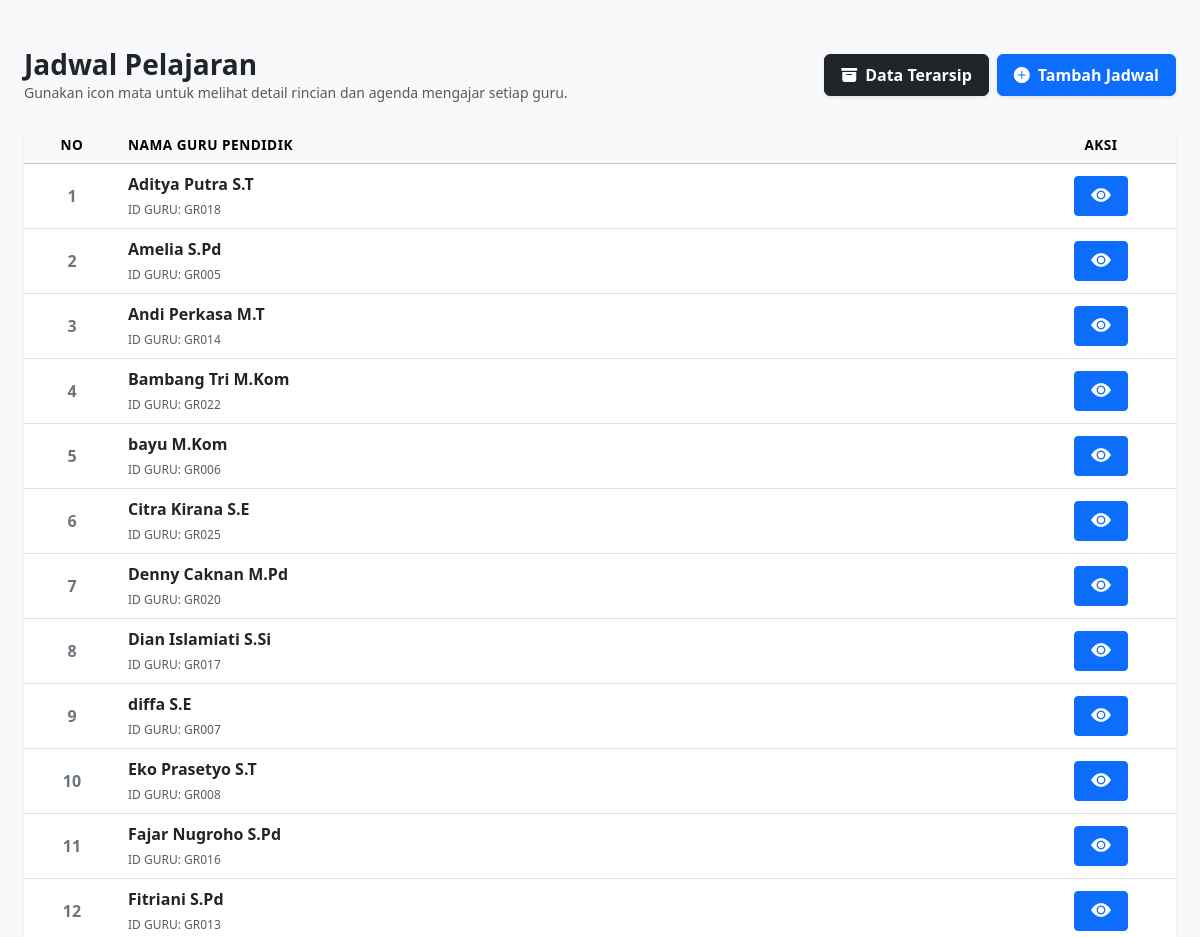
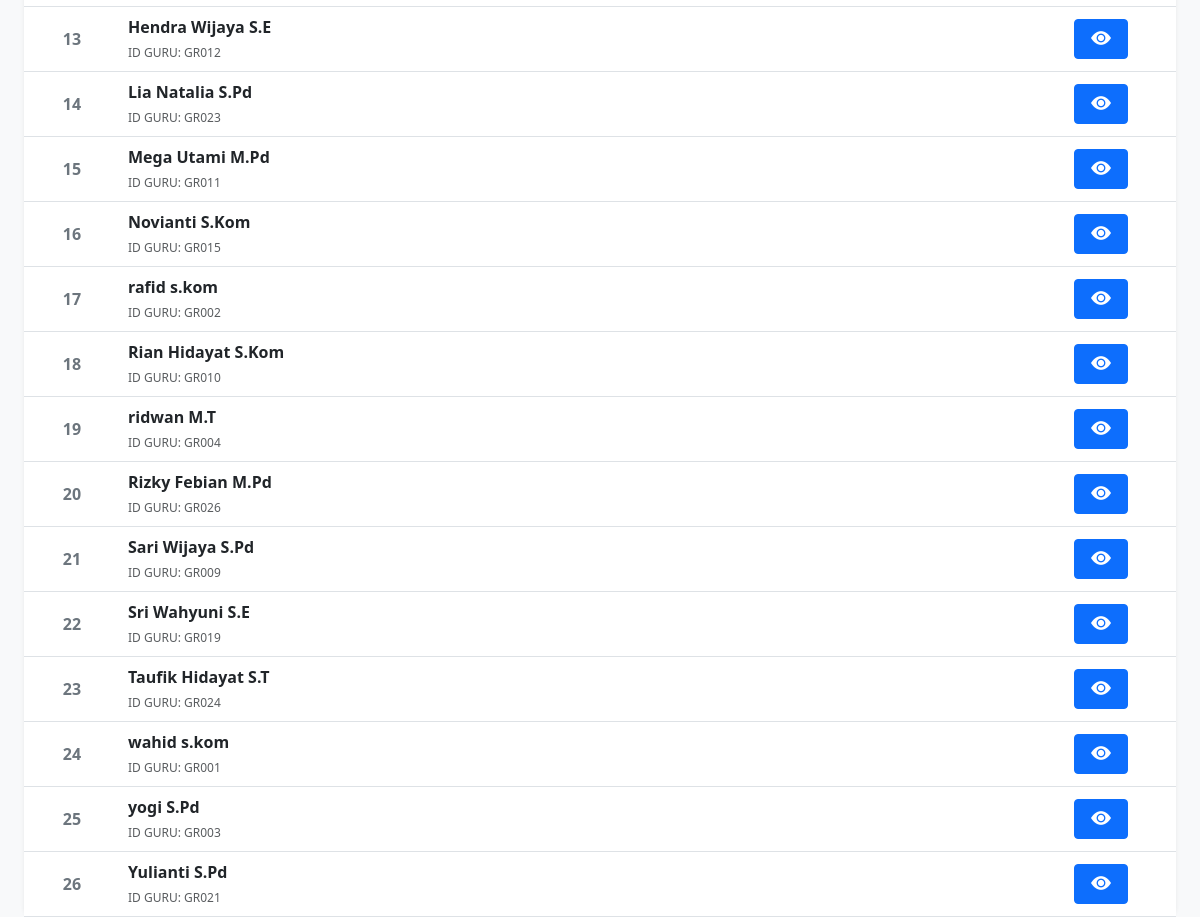
/dashboard_admin/jadwal.php (signed in), run on the app's committed database (2 pictures, top to bottom).
### tables this page shows
CREATE TABLE `guru` (
  `id_guru` varchar(10) NOT NULL,
  `nip` varchar(20) DEFAULT NULL,
  `nama_guru` varchar(100) NOT NULL,
  `jk` varchar(20) DEFAULT NULL,
  `alamat` text DEFAULT NULL,
  `notelp` varchar(15) DEFAULT NULL,
  `status` varchar(20) DEFAULT NULL,
  `jurusan` varchar(100) DEFAULT NULL,
  `created_at` timestamp NOT NULL DEFAULT current_timestamp(),
  `updated_at` timestamp NOT NULL DEFAULT current_timestamp() ON UPDATE current_timestamp(),
  `deleted` tinyint(1) DEFAULT 0
);

### dashboard_admin/jadwal.php (the view, shortened to what this page needs)
<!DOCTYPE html>
<html lang="id">
<head>
    <link href="https://cdn.jsdelivr.net/npm/bootstrap@5.3.3/dist/css/bootstrap.min.css" rel="stylesheet">
    <link rel="stylesheet" href="https://cdn.jsdelivr.net/npm/bootstrap-icons@1.11.3/font/bootstrap-icons.min.css">
</head>
<body>
<div class="container-fluid px-4 mt-5">
    <div class="d-flex justify-content-between align-items-center mb-4">
        <div>
            <h3 class="fw-bold text-dark m-0">Jadwal Pelajaran</h3>
            <p class="text-muted small m-0">Gunakan icon mata untuk melihat detail rincian dan agenda mengajar setiap guru.</p>
        </div>
        <div class="d-flex gap-2">
            <button type="button" class="btn btn-dark d-flex align-items-center gap-2 px-3 py-2 fw-semibold shadow-sm" data-bs-toggle="modal" data-bs-target="#modalTrashJapel">
                <i class="bi bi-archive-fill"></i> Data Terarsip
            </button>
            <button type="button" class="btn btn-primary d-flex align-items-center gap-2 px-3 py-2 fw-semibold shadow-sm" data-bs-toggle="modal" data-bs-target="#modalJapel" onclick="prepareTambahForm()">
                <i class="bi bi-plus-circle-fill"></i> Tambah Jadwal
            </button>
        </div>
    </div>
    <div class="card shadow-sm">
        <div class="card-body p-0">
            <div class="table-responsive">
                <table class="table table-hover align-middle mb-0 text-center">
                    <thead class="table-light">
                        <tr>
                            <th style="width: 80px;" class="ps-4">No</th>
                            <th class="text-start ps-4">Nama Guru Pendidik</th>
                            <th style="width: 150px;">Aksi</th>
                        </tr>
                    </thead>
                    <tbody>
                        <?php
                        $sql_guru_list = "SELECT id_guru, nama_guru FROM guru WHERE deleted = 0 ORDER BY nama_guru ASC";
                        $res_guru_list = mysqli_query($conn, $sql_guru_list);
                        $no = 1;
                        if ($res_guru_list && mysqli_num_rows($res_guru_list) > 0) {
                            while ($gRow = mysqli_fetch_assoc($res_guru_list)) {
                                ?>
                                <tr>
                                    <td class="fw-bold text-secondary ps-4"><?= $no++ ?></td>
                                    <td class="text-start ps-4">
                                        <div class="fw-semibold text-dark"><?= htmlspecialchars($gRow['nama_guru']) ?></div>
                                        <small class="text-muted text-uppercase" style="font-size: 0.75rem;">ID Guru: <?= htmlspecialchars($gRow['id_guru']) ?></small>
                                    </td>
                                    <td>
                                        <button type="button" class="btn btn-sm btn-primary px-3" title="Lihat Jadwal Mengajar" onclick="bukaDetailJadwalGuru('<?= $gRow['id_guru'] ?>', '<?= htmlspecialchars($gRow['nama_guru']) ?>')">
                                            <i class="bi bi-eye-fill fs-5"></i>
                                        </button>
                                    </td>
                                </tr>
                                <?php
                            }
                        } else {
                            echo '<tr><td colspan="3" class="text-center py-4 text-muted"><i class="bi bi-people fs-2 d-block mb-2"></i> Belum ada data guru terdaftar dalam sistem.</td></tr>';
                        }
                        ?>
                    </tbody>
                </table>
            </div>
        </div>
    </div>
</div>
</body>
</html>

### dashboard_admin/jadwal.php (style rules this page uses)
body { background-color: #f8f9fa; font-family: 'Segoe UI', Roboto, sans-serif; }
.card { border: none; box-shadow: 0 0.5rem 1rem rgba(0, 0, 0, 0.05); border-radius: 0.75rem; }
.table th { font-weight: 600; font-size: 0.85rem; text-transform: uppercase; letter-spacing: 0.5px; }

### data on the page
guru: nama_guru "Aditya Putra S.T", id_guru "GR018"
guru: nama_guru "Amelia S.Pd", id_guru "GR005"
guru: nama_guru "Andi Perkasa M.T", id_guru "GR014"
guru: nama_guru "Bambang Tri M.Kom", id_guru "GR022"
guru: nama_guru "bayu M.Kom", id_guru "GR006"
guru: nama_guru "Citra Kirana S.E", id_guru "GR025"
guru: nama_guru "Denny Caknan M.Pd", id_guru "GR020"
guru: nama_guru "Dian Islamiati S.Si", id_guru "GR017"
guru: nama_guru "diffa S.E", id_guru "GR007"
guru: nama_guru "Eko Prasetyo S.T", id_guru "GR008"
guru: nama_guru "Fajar Nugroho S.Pd", id_guru "GR016"
guru: nama_guru "Fitriani S.Pd", id_guru "GR013"
guru: nama_guru "Hendra Wijaya S.E", id_guru "GR012"
guru: nama_guru "Lia Natalia S.Pd", id_guru "GR023"
guru: nama_guru "Mega Utami M.Pd", id_guru "GR011"
guru: nama_guru "Novianti S.Kom", id_guru "GR015"
guru: nama_guru "rafid s.kom", id_guru "GR002"
guru: nama_guru "Rian Hidayat S.Kom", id_guru "GR010"
guru: nama_guru "ridwan M.T", id_guru "GR004"
guru: nama_guru "Rizky Febian M.Pd", id_guru "GR026"
guru: nama_guru "Sari Wijaya S.Pd", id_guru "GR009"
guru: nama_guru "Sri Wahyuni S.E", id_guru "GR019"
guru: nama_guru "Taufik Hidayat S.T", id_guru "GR024"
guru: nama_guru "wahid s.kom", id_guru "GR001"
guru: nama_guru "yogi S.Pd", id_guru "GR003"
guru: nama_guru "Yulianti S.Pd", id_guru "GR021"
